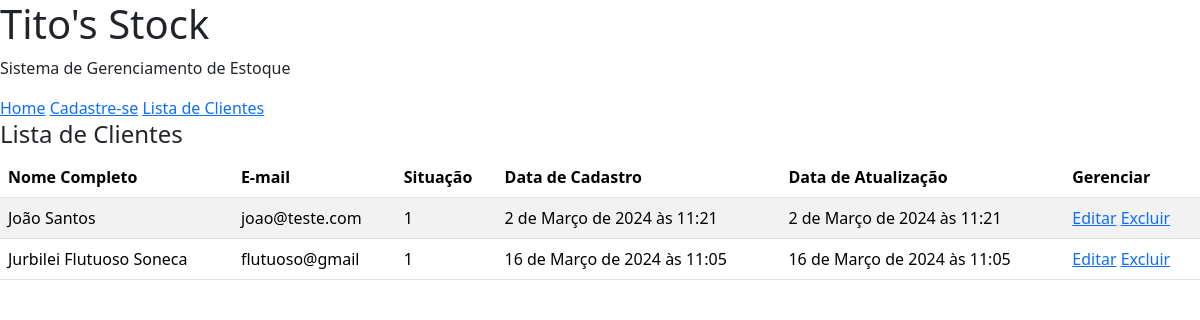
Page /cliente/listar on the earlier database version.
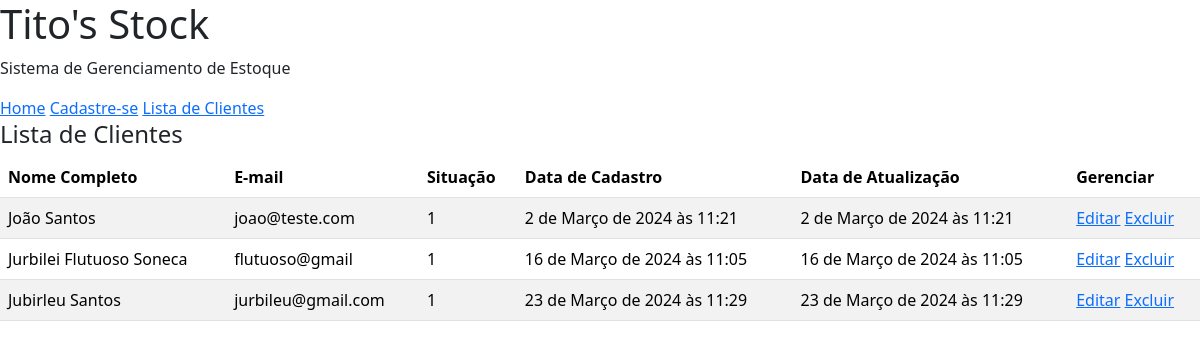
Same page on the later database version.
### cliente/models.py (models this page shows)
class Clientes(models.Model):
    primeiro_nome = models.CharField(max_length=50)
    sobrenome = models.CharField(max_length=50)
    email = models.CharField(max_length=100)
    status = models.IntegerField()
    created_at = models.DateTimeField(default=datetime.now)
    updated_at = models.DateTimeField(default=datetime.now, blank=True)

### cliente/views.py (the view)
# urls.py: path('listar', views.listar, name = 'listar_cliente'),
def listar(request):
    lista_clientes = Clientes.objects.all()
    return render(request, 'listar_cliente.html', {'lista': lista_clientes})

### cliente/templates/listar_cliente.html
{% extends 'master_cliente.html' %}
{% block content %}
    <h4>Lista de Clientes</h4>
    <table class="table table-striped">
        <thead>
            <tr>
                <th>Nome Completo</th>
                <th>E-mail</th>
                <th>Situação</th>
                <th>Data de Cadastro</th>
                <th>Data de Atualização</th>
                <th>Gerenciar</th>
            </tr>
        </thead>
        <tbody>
            {% if lista %}
                {% for cliente in lista %}
                    <tr>
                        <td>{{ cliente.primeiro_nome }} {{ cliente.sobrenome }}</td>
                        <td>{{ cliente.email }}</td>
                        <td>{{ cliente.status }}</td>
                        <td>{{ cliente.created_at }}</td>
                        <td>{{ cliente.updated_at }}</td>
                        <td>
                            <a href="{% url 'editar_cliente' cliente.id %}">Editar</a>
                            <a href="{% url 'deletar_cliente' cliente.id %}">Excluir</a>
                        </td>
                    </tr>
                {% endfor %}
            {% else %}
                <tr>
                    <td class="text-center" colspan="6">
                        Nenhum cliente cadastrado
                    </td>
                </tr>
            {% endif %}
        </tbody>
    </table>
{% endblock %}

Differences in the rows shown:
added Clientes: primeiro_nome "Jubirleu", sobrenome "Santos", email "jurbileu@gmail.com", status "1", created_at "23 de Março de 2024 às 11:29", updated_at "23 de Março de 2024 às 11:29"
